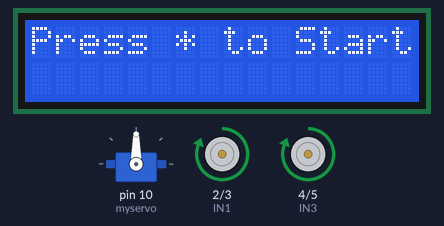
A sketch run on a simulated Arduino Uno, built with avr-gcc and run on an emulated ATmega328P. Parts: 16×2 character LCD, servo, motor-driver pin pairs drawn as motors (green arrow = first pin HIGH = forward, orange = second pin HIGH = backward, longer = more drive). What the sketch prints to the serial monitor is not drawn.

Above: at 0.28 s.
At 13.1 s:
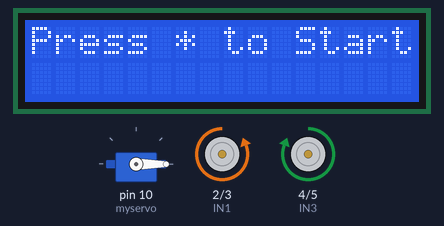
At 25.1 s:
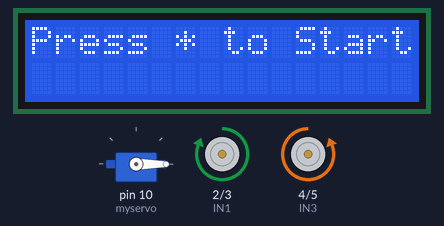
At 38.1 s:
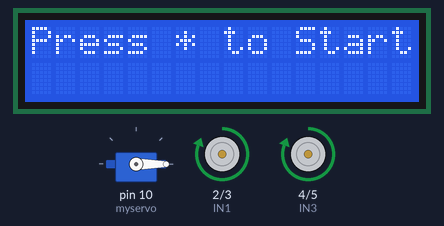
Timing chart, 0 to 39.6 s (numbered marks = the images above):
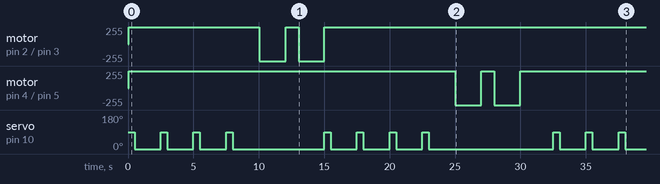

Measured:
- by itself, servo on pin 10 (myservo): 90° → 0° at 0.50 s, → 90° 2.0 s later, → 0° 0.50 s later, → 90° 2.0 s later, … (21 changes in this stretch)
- by itself, motor on pin 2 (IN1) / pin 3 (IN2): goes forward 255/255 10.0 s, backward 255/255 2.0 s, forward 255/255 1.0 s, backward 255/255 2.0 s, then forward 255/255
- by itself, motor on pin 4 (IN3) / pin 5 (IN4): goes forward 255/255 24.9 s, backward 255/255 2.0 s, forward 255/255 1.0 s, backward 255/255 2.0 s, then forward 255/255

The sketch:

FinalCode.ino
```cpp
//Code for numpad + lcd + servo + motor driver :-


//Libraries Include in  this program :-
#include <Servo.h>
#include <Keypad.h>
#include <LiquidCrystal.h>


//Variables for servo :-
Servo myservo;

//Keypad  program :-
const byte ROWS = 4; // Four rows
const byte COLS = 4; // Four columns

char keys[ROWS][COLS] =

{
  {'1', '2', '3', 'A'},
  {'4', '5', '6', 'B'},
  {'7', '8', '9', 'C'},
  {'*', '0', '.', '='}
};


// Pins for rows :-
byte rowPins[ROWS] = {};

//Pins for columns
byte colPins[COLS] = {};

// Create the Keypad
Keypad kpd = Keypad( makeKeymap(keys), rowPins, colPins, ROWS, COLS );


//Lcd  program :-
LiquidCrystal lcd(A0, A1, A2, A3, A4, A5);


//Motor Driver :-
int IN1 = 2 ;   //Motor 1 +VE
int IN2 = 3 ;   //Motor 1 -VE
int IN3 = 4 ;   //Motor 2 +VE
int IN4 = 5 ;   //Motor 2 -VE

//Extra Variables for internal and external Actions :-

//Group of variables for confirming whether printing task has been performed
int a = 0;
int b = 0;
int c = 0;
int d = 0;
int e = 0;

//Incrementer variable
int i = 0;

//Group of variables for calculating  post decimal digits
int m = 0;
int n = 0;
int o = 0;

//A variable to run lcd and keypad program only once
int p = 0;
int q = 0; //to restrict update of x1
int r = 0; //for first half cycle
int temp = 0; //to check if the half cycles have been completed or not
int s = 0; //for second half cycle
int Tc = 0; //for total time


//Four main vaiables :-
float distance = 50;
float columns = 200;
int col = 4;
float distBet = 20;

//Variable to create new millis function
double Treq = 0;
double Nmillis = 0 ;
double turn = 2; //time taken to turn 90 degree
double Ttime = 0;

//Variables for decimal calculations
float decDist = 0;
float decColumns = 0;
float decdistBet = 0;

//Increment Variable
float mult = 10;
float Speed = 20; // assuming speed of bot to be 20cm/sec


//For my code :-
float x = 0;  //Forward running time
float y = 0;   //Distance between two seeds
float u = 0; //Distance between two columns
float z = 0;     // Increment variable
float w = 0 ;     // Controlling variable
float x1 = 0;

void setup() {
  lcd.begin(16, 2);
  lcd.clear();
  lcd.print("Press * to Start");
  Serial.begin(9600);
  myservo.attach(10);
  pinMode(IN1, OUTPUT);
  pinMode(IN2, OUTPUT);
  pinMode(IN3, OUTPUT);
  pinMode(IN4, OUTPUT);
}


void loop() {

/*  if (p == 0) {
    char key = kpd.getKey();

    // ==

    if (key == '=' && a == 1) {
      i++;
    }
    //Printing Input prompt
    if (key == '*' && i == 0 && a == 0) {
      print("Enter Distance");
      a = 1;
    }
    if (key == '=' && i == 1) {
      print("Columns Length");
      b = 1;
    }
    if (key == '=' && b == 1 && i == 2) {
      print("No. of columns");
      c = 1;
    }
    if (key == '=' && c == 1 && i == 3) {
      print("Dist b/w columns");
      d = 1;
    }


    if (key == '=' && i == 4 && d == 1) {
      lcd.clear();
      lcd.print("Data fetched");
      lcd.setCursor(3, 1);
      lcd.print("Thank You!");
      delay(3000);
      lcd.clear();
      p = 1;
    }

    //CALCULATING INPUT DATA AND STORING
    //Distance
    if (key != '*' && key != 'A' && key != 'B' && a == 1) {
      if (key && b == 0 && c == 0) {
        if (key != '.' && m == 0) {
          distance *= 10;
          distance += key - '0';
          distance += decDist;
        }
        if (m >= 1 && key!= '.') {
          decDist = ((key - '0') / mult);
          mult *= 10;
          distance += decDist;
        }
        if (key == '.') {
          m++;
          Serial.println(m);
        }
        if (m < 2 || key != '.' ) {
          lcd.print(key);
        }
      }


      if (key == 'C') {
        distance = 0;
        m = 0;
        decDist = 0;
        mult = 10;
        print("Enter Distance");
      }
    }

    //TILL HERE

    //Columns Length
    if (b == 1 && key != 'A' && key != 'B' && key != '=') {
      if (key && c == 0) {
        if (key != '.' && n == 0) {
          mult = 10;
          columns *= 10;
          columns += key - '0';
          columns += decColumns;
        }
        if (n >= 1 && key != '.') {
          decColumns = ((key - '0') / mult);
          mult *= 10;
          columns += decColumns;
        }
        if (key == '.') {
          n++;
        }
        if (n < 2 || key != '.' ) {
          lcd.print(key);
        }
      }
      if (key == 'C') {
        columns = 0;
        n = 0;
        mult = 10;
        decColumns = 0;
        print("Column Length");
      }
    }

    //Number of columns
    if (c == 1 && key != 'B' && key != '=' && key != '.') {
      if (key && d == 0) {
        col *= 10;
        col += key - '0';
        lcd.print(key);
      }
      if (key == 'C') {
        col = 0;
        print("NO. of columns");
      }
    }
    //Distance between two columns
    if (d == 1 && key != 'B' && key != '=') {
      if (key && e == 0) {
        if (key != '.' && o == 0) {
          mult = 10;
          distBet *= 10;
          distBet += key - '0';
          distBet += decdistBet;
        }
        if (o >= 1 && key != '.') {
          decdistBet = ((key - '0') / mult);
          mult *= 10;
          distBet += decdistBet;
        }
        if (key == '.') {
          o++;
        }
        if (o < 2 || key != '.' ) {
          lcd.print(key);
        }
      }
      if (key == 'C') {
        distBet = 0;
        o = 0;
        mult = 10;
        decdistBet = 0;
        print("Distance b/w columns");
      }
    }
    //Thank you
    if (e == 1 && key != 'C' && key != '=') {
      lcd.clear();
    }
    //DISPLAYING RESULT
    if (key == '=' && i == 1) {
      Serial.print("Distance ");
      Serial.println(distance);
    }
    if (key == '=' && i == 2) {
      Serial.print("Column length ");
      Serial.println(columns);
    }
    if (key == '=' && i == 3) {
      Serial.print("No. of columns ");
      Serial.println(col);
    }
    if (key == '=' && i == 4) {
      Serial.print("Distance between two columns ");
      Serial.println(distBet);
    }
  }
  //done KeypadxxLCD
  */
  p=1;


 if (p == 1) {              //An if loop for measuring Time required by lcd and keypad action
      Treq = 0;
      p = 2;
    }
    Nmillis = (millis() - Treq)/1000 ;    //For printing purpose


    //Code begins here
    //Note that now the new millis is Nmillis (There is difference of 10 millis in The output )


    //Code for running bot in forward direction
r = col/2;
if(col%2 == 1){ // if no. of columns is odd
 r = r + 1;
 s = r-1;//the second half cycle will run one less than the no. of times the first half cycle runs
}
if(col%2 == 0){ // if no. of columns is even
 s = r; // the 2nd half cycle will run as many times as 1st half cycle
}

if(q == 0){  //to restrict value of x1 from changing after every cycle (x1 should always be orignal x)
x = columns/Speed;
x1 = x;
y = distance/Speed;
u = distBet/Speed;
w = x+(2*turn)+u;
q++;
}


if(temp<r){
if( Nmillis >= 0 && Nmillis <= x ){
     forward();
    //This code is temporary and just  for indication purpose
  }

  //Code for Servo

  if(Nmillis>=0 && Nmillis <=x){
  if(Nmillis == z){
    myservo.write(90);
    }
  if(Nmillis == (z+0.5)){
      myservo.write(0);
      z = z+y;
    }
  }else if(Nmillis>x && Nmillis <= x+(2*turn)+u){
    myservo.write(0);
  }


if(Nmillis >= x && Nmillis <= x+turn){
  right();
}

if(Nmillis >= (x+turn) && Nmillis <= (x+turn)+u){
forward();
}

if(Nmillis >= ((x+turn)+u) && Nmillis <= x+(2*turn)+u){
  right();
}

//first half cycle
if((temp==s && Nmillis >= x+(2*turn)+u)||(r == 1 && Nmillis >= x+(2*turn)+u)){  //if the bot has comleted its no. of 2nd half cycles, then turn off bot at end of first half cycle
 off();
}


if(temp<s && Nmillis >= x+(2*turn)+u){

if(Nmillis >= x+(2*turn)+u && Nmillis <= (x1 + x)+(2*turn)+u){
  forward();
}

//servo code
if(Nmillis>= x+(2*turn)+u && Nmillis <=(x1 + x)+(2*turn)+u){
  if(Nmillis == w){
    myservo.write(90);
    }
  if(Nmillis == (w+0.5)){
      myservo.write(0);
      w = w+y;
    }
  }
  else if(Nmillis>(x1 + x)+(2*turn)+u && Nmillis <= (x1+x)+(4*turn)+(2*u)){
    myservo.write(0);
  }


if(Nmillis >= (x1 + x)+(2*turn)+u && Nmillis <= (x1+x)+(3*turn)+u){
  left();
}
if(Nmillis >= (x1+x)+(3*turn)+u && Nmillis <= (x1+x)+(3*turn)+(2*u)){
  forward();
}
if(Nmillis >= (x1+x)+(3*turn)+(2*u) && Nmillis <= (x1+x)+(4*turn)+(2*u)){
left();
}
if(Nmillis == (x1+x)+(4*turn)+(2*u)){//if bot has completed its whole cycle, then update x and increament temp
  x = (x1+x+x1)+(4*turn)+(2*u);
  temp++;
  if(Tc == 0){
      Ttime = Nmillis;
      Tc = 1;
    }
  z = Tc*Ttime;
  w = z+(x1+2*turn+u);
  Serial.println(w);
  Tc++;
  if(temp == r){
    off(); // if temp = no. of first half cycles, turn bot off
  }
}
  }
}


  // void loop bracket

}


//functions
void print(String text) {
  lcd.clear();
  lcd.print(text);
  lcd.setCursor(0, 1);
  lcd.blink();
}


void forward(){
    digitalWrite(IN1,HIGH );   //Right side motor in forward (Negative speed will be shown)
    digitalWrite(IN2,LOW );
    digitalWrite(IN3,HIGH );   //Left Side motor in forward (Negative Speed will be shown)
    digitalWrite(IN4,LOW );
}

void right(){
    digitalWrite(IN1,LOW);     //right side of motor will run in backward direction
    digitalWrite(IN2,HIGH);
    digitalWrite(IN3,HIGH);     //Left side of motor will run in forward direction
    digitalWrite(IN4,LOW);
}

void left(){
    digitalWrite(IN1,HIGH);
    digitalWrite(IN2,LOW);
    digitalWrite(IN3,LOW);
    digitalWrite(IN4,HIGH);
}

void off(){
    digitalWrite(IN1,LOW);
    digitalWrite(IN2,LOW);
    digitalWrite(IN3,LOW);
    digitalWrite(IN4,LOW);
}
```
